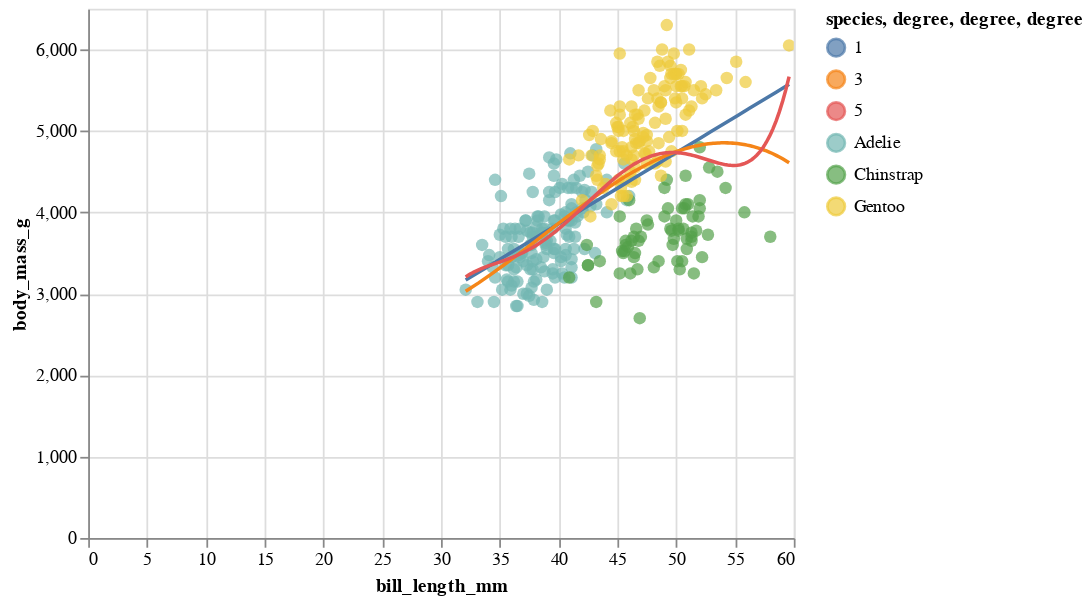

The code cell stored with this chart in its notebook:
### Code cell
degree_list = [1, 3, 5]

base = alt.Chart(source).mark_circle(size=50).encode(
    alt.X(x), alt.Y(y), color='species',
    tooltip=['body_mass_g', 'sex', 'island']
)

polynomial_fit = [
    base.transform_regression(
        x, y, method="poly", order=order, as_=[x, str(order)]
    )
    .mark_line()
    .transform_fold([str(order)], as_=["degree", y])
    .encode(alt.Color("degree:N"))
    for order in degree_list
]

base.save('base.html')
alt.layer(base, *polynomial_fit).interactive()

### Figure 1 — Vega-Lite specification as saved in the notebook (floating-point values rounded to 4 significant figures; data arrays with more than 128 entries replaced by an {"elided": "..."} marker saying what was removed)
{"config": {"view": {"continuousWidth": 400, "continuousHeight": 300}}, "layer": [{"mark": {"type": "circle", "size": 50}, "encoding": {"color": {"type": "nominal", "field": "species"}, "tooltip": [{"type": "quantitative", "field": "body_mass_g"}, {"type": "nominal", "field": "sex"}, {"type": "nominal", "field": "island"}], "x": {"type": "quantitative", "field": "bill_length_mm"}, "y": {"type": "quantitative", "field": "body_mass_g"}}, "selection": {"selector002": {"type": "interval", "bind": "scales", "encodings": ["x", "y"]}}}, {"mark": "line", "encoding": {"color": {"type": "nominal", "field": "degree"}, "tooltip": [{"type": "quantitative", "field": "body_mass_g"}, {"type": "nominal", "field": "sex"}, {"type": "nominal", "field": "island"}], "x": {"type": "quantitative", "field": "bill_length_mm"}, "y": {"type": "quantitative", "field": "body_mass_g"}}, "transform": [{"on": "bill_length_mm", "regression": "body_mass_g", "method": "poly", "order": 1, "as": ["bill_length_mm", "1"]}, {"fold": ["1"], "as": ["degree", "body_mass_g"]}]}, {"mark": "line", "encoding": {"color": {"type": "nominal", "field": "degree"}, "tooltip": [{"type": "quantitative", "field": "body_mass_g"}, {"type": "nominal", "field": "sex"}, {"type": "nominal", "field": "island"}], "x": {"type": "quantitative", "field": "bill_length_mm"}, "y": {"type": "quantitative", "field": "body_mass_g"}}, "transform": [{"on": "bill_length_mm", "regression": "body_mass_g", "method": "poly", "order": 3, "as": ["bill_length_mm", "3"]}, {"fold": ["3"], "as": ["degree", "body_mass_g"]}]}, {"mark": "line", "encoding": {"color": {"type": "nominal", "field": "degree"}, "tooltip": [{"type": "quantitative", "field": "body_mass_g"}, {"type": "nominal", "field": "sex"}, {"type": "nominal", "field": "island"}], "x": {"type": "quantitative", "field": "bill_length_mm"}, "y": {"type": "quantitative", "field": "body_mass_g"}}, "transform": [{"on": "bill_length_mm", "regression": "body_mass_g", "method": "poly", "order": 5, "as": ["bill_length_mm", "5"]}, {"fold": ["5"], "as": ["degree", "body_mass_g"]}]}], "data": {"name": "data-6503fb4fbd21ca2400956d2086879525"}, "$schema": "https://vega.github.io/schema/vega-lite/v4.8.1.json", "datasets": {"data-6503fb4fbd21ca2400956d2086879525": {"elided": "344 records"}}}
